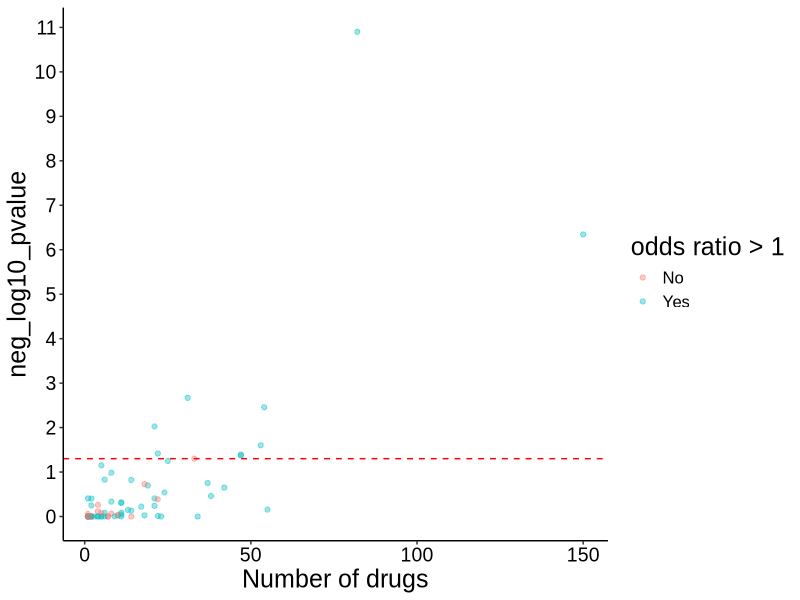
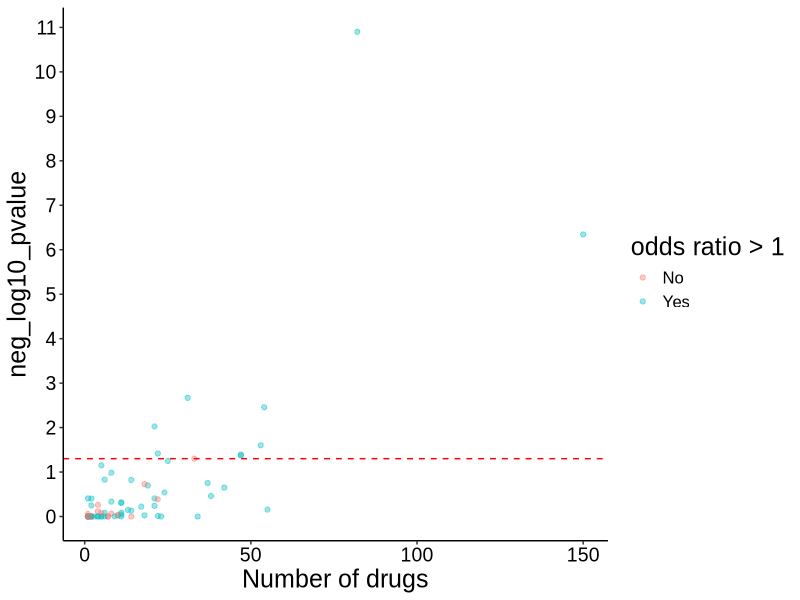
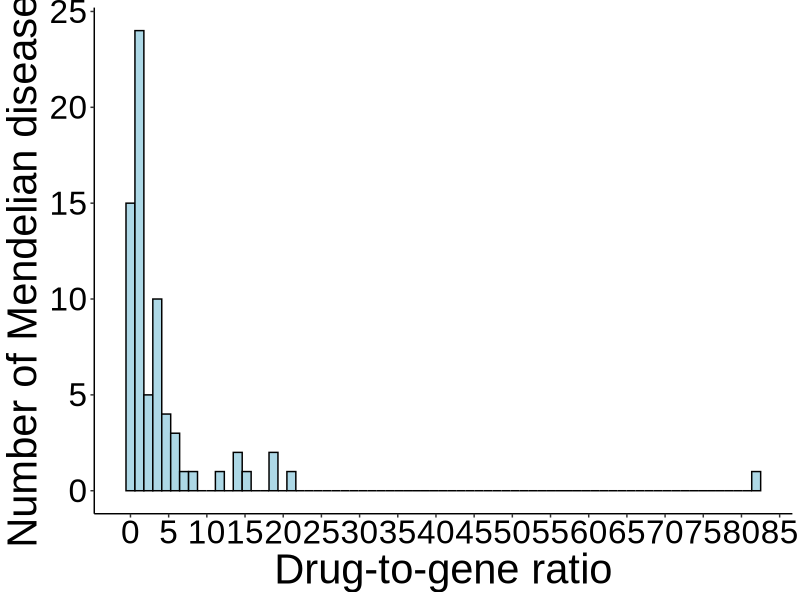
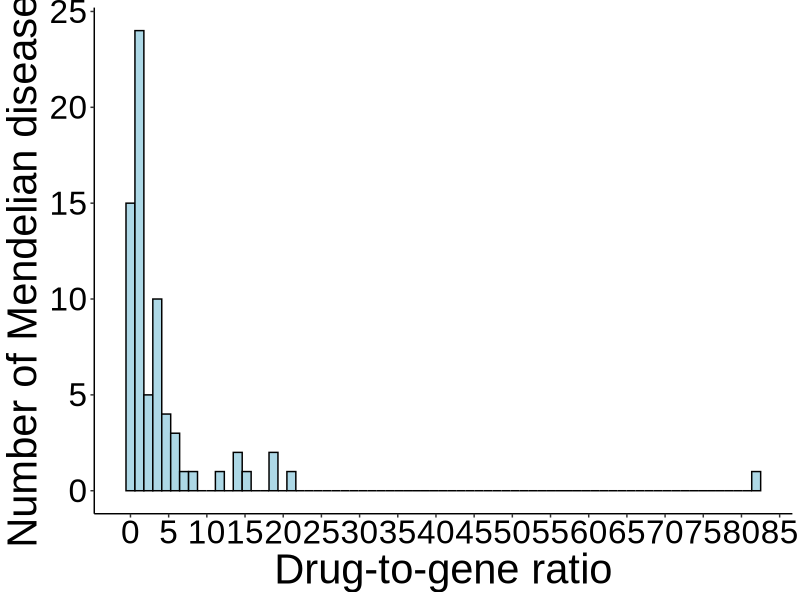
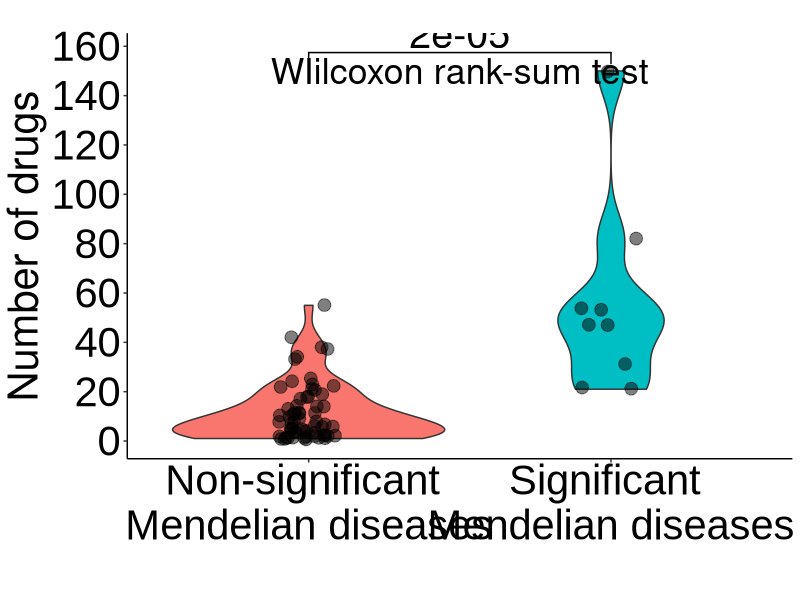
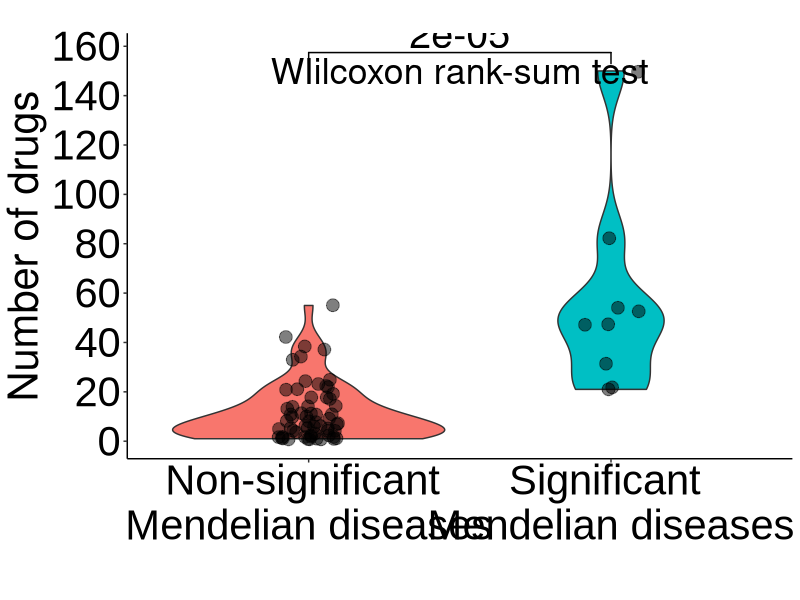

Write R code to recreate these figures, in order. (Note: a time limit stopped this script after it produced the figures.)
### This script implements the per Mendelian disease analysis ###

library(dplyr)
library(data.table)
library(ggplot2)
library(ggsignif)

## Set type for image compression based on operating system
## For macOS, X11 installation is required (link: https://www.xquartz.org/)
# if Windows OS
if (Sys.info()['sysname'] == "Windows") {
  type_compression = "windows"
} 
# if Linux
if (Sys.info()['sysname'] == "Linux") {
  type_compression = "windows"
}
# if macOS
if (Sys.info()['sysname'] == "Darwin") {
  type_compression = "cairo"
} 

## -- load data -- ##

# Mendelian - complex disease comorbidities
md_cd_comorbidities = fread("processed_data/md_cd_comorbidities.txt")
unique_cd = unique(md_cd_comorbidities$complex_disease)
unique_md = unique(md_cd_comorbidities$mendelian_disease)

# complex disease categories
complex_disease_categories = data.table::fread("processed_data/complex_disease_category.txt")
md_cd_comorbidities = left_join(md_cd_comorbidities, complex_disease_categories, by = "complex_disease")

# indicated/investigated drugs for the complex diseases
investigated_indicated_drugs = fread("processed_data/drugs_inv_ind_per_disease.txt")
investigated_indicated_drugs = reshape2::melt(investigated_indicated_drugs, "drugbank_id", colnames(investigated_indicated_drugs)[2:ncol(investigated_indicated_drugs)])
investigated_indicated_drugs = na.omit(investigated_indicated_drugs) ; rownames(investigated_indicated_drugs) = NULL
investigated_indicated_drugs = investigated_indicated_drugs %>%
  dplyr::select(drugbank_id, complex_disease = variable) %>%
  distinct()

# Mendelian disease causal genes
md_genes = data.table::fread("processed_data/md_genes.txt")

# drug - targets
db_drug_targets = fread("processed_data/drugbank_all_drugs_known_targets.txt") %>%
  dplyr::select(db_id, drug_target) %>% 
  distinct()

# number of gene-targets per drug
drugs_nr_targets = fread("processed_data/drugbank_all_drugs_known_targets.txt") %>%
  dplyr::select(db_id, drug_target) %>%
  distinct() %>%
  group_by(db_id) %>% 
  mutate(total_targets = length(drug_target)) %>%
  dplyr::select(db_id, total_targets) %>% 
  ungroup() %>%
  distinct()

## -- find drugs targeting each Mendelian disease genes -- ##

# empty list - each element is a mendelian disease
md_comorbidities = list()
for (md in unique_md) {
  md_comorbidities[[md]] = md_cd_comorbidities %>% filter(mendelian_disease == md) %>% dplyr::select(-comorbidity)
} ; rm(md)

# annotate with Mendelian disease genes
for (i in 1:length(md_comorbidities)) {
  
  # add Mendelian disease genes
  md_comorbidities[[i]] = left_join(md_comorbidities[[i]], md_genes, by = "mendelian_disease")
  md_comorbidities[[i]] = md_comorbidities[[i]] %>% 
    dplyr::select(complex_disease, disease_category, md_gene = causal_gene) %>%
    distinct()
  
  # add drugs targeting the Mendelian disease genes
  md_comorbidities[[i]] = left_join(md_comorbidities[[i]], db_drug_targets, by = c("md_gene" = "drug_target"))
  if (sum(is.na(md_comorbidities[[i]]$db_id)) != 0) {
    md_comorbidities[[i]] = md_comorbidities[[i]][-which(is.na(md_comorbidities[[i]]$db_id)), ] ; rownames(md_comorbidities[[i]]) = NULL
  }
  
  # keep needed columns
  md_comorbidities[[i]] = md_comorbidities[[i]] %>% 
    dplyr::select(complex_disease, disease_category, db_id) %>%
    distinct()
  
  cat(i, "\n")
} ; rm(i)

### NOTE: 19 Mendelian diseases are causally associated with genes NOT targeted by any existing drug with know drug targets
###       Therefore, we remove them from the downstream analysis
md_comorbidities = md_comorbidities[lapply(md_comorbidities, nrow) > 0] # 71 Mendelian diseases remain

## -- logistic regression per Mendelian disease -- ##

# create list of logistic regression inputs for each Mendelian disease
log_reg_input = vector("list", length = length(md_comorbidities))
names(log_reg_input) = names(md_comorbidities)

for (i in 1:length(md_comorbidities)) {
  
  # if drugs are recommended for repurposing...
  if (nrow(md_comorbidities[[i]]) != 0) {
    
    ## candidate drugs
    candidate_drugs_temp = unique(md_comorbidities[[i]]$db_id)
    
    ## complex diseases that these drugs are recommended for repurposing
    complex_diseases_temp = unique(md_comorbidities[[i]]$complex_disease)
    
    ## complex diseases these drugs are indicated/investigated
    # not all drugs will be indicated/investigated for a disease --> keep this in mind when you build the logistic regression input data frame
    ind_inv_temp = investigated_indicated_drugs %>%
      filter(drugbank_id %in% candidate_drugs_temp) %>%
      mutate(indicated_investigated = 1)
    
    ## create logistic regression input
    
    # each row should be a drug-complex disease pair
    log_reg_input[[i]] = data.frame(drug = rep(candidate_drugs_temp, each = length(unique_cd)))
    
    # add complex diseases
    log_reg_input[[i]]$disease = unique_cd

    # add disease category
    log_reg_input[[i]] = left_join(log_reg_input[[i]], complex_disease_categories, by = c("disease" = "complex_disease"))
    
    # add number of targets
    log_reg_input[[i]] = left_join(log_reg_input[[i]], drugs_nr_targets, by = c("drug" = "db_id"))
    
    # add indicated/investigated drugs
    log_reg_input[[i]] = left_join(log_reg_input[[i]], ind_inv_temp, by = c("drug" = "drugbank_id", "disease" = "complex_disease"))
    log_reg_input[[i]]$indicated_investigated = ifelse(is.na(log_reg_input[[i]]$indicated_investigated), 0, 1)
    
    # add drug candidates information
    log_reg_input[[i]]$recommended = ifelse(log_reg_input[[i]]$disease %in% complex_diseases_temp, 1, 0)
  }
  
  ## track progress
  cat(i, "\n")
} ; rm(i, candidate_drugs_temp, complex_diseases_temp, ind_inv_temp)

## run logistic regression
log_reg_results = vector("list", length = length(log_reg_input))
names(log_reg_results) = names(log_reg_input)

for (i in 1:length(log_reg_input)) {
  
  # run logistic regression
  glm_fits_temp = glm(indicated_investigated ~  disease_category + total_targets + recommended, 
                      data = log_reg_input[[i]], 
                      family = binomial())
  log_summary_temp = summary(glm_fits_temp)$coefficients
  
  # populate list
  log_reg_results[[i]] = log_summary_temp
    
  ## track progress
  cat(i, "\n")
} ; rm(i, glm_fits_temp, log_summary_temp)

## create a data frame with the results of logistic regression for each Mendelian disease
log_reg_results_summary = data.frame(mendelian_disease = names(md_comorbidities), beta = NA, pvalue = NA)

for (i in 1:length(log_reg_results)){
  
  log_reg_results[[i]] = data.frame(log_reg_results[[i]])
  log_reg_results_summary[i, "beta"] = log_reg_results[[i]]["recommended", "Estimate"]
  log_reg_results_summary[i, "pvalue"] = log_reg_results[[i]]["recommended", "Pr...z.."]
  
} ; rm(i)

log_reg_results_summary = log_reg_results_summary %>% 
  arrange(pvalue)
log_reg_results_summary %>% filter(pvalue < 0.05) %>% nrow() # 9 significant Mendelian diseases at a nominal level (p<0.05)

## -- annotate each Mendelian disease with number of complex disease comorbidities and number of drugs targeting its associated genes -- ##

## number of comorbidities per Mendelian disease
md_nr_comorbidities = md_cd_comorbidities %>%
  dplyr::select(mendelian_disease, complex_disease) %>%
  group_by(mendelian_disease) %>%
  mutate(nr_comorbidities = length(complex_disease)) %>%
  ungroup() %>%
  dplyr::select(mendelian_disease, nr_comorbidities) %>%
  distinct()
log_reg_results_summary = left_join(log_reg_results_summary, md_nr_comorbidities, by = "mendelian_disease")

## number of drugs targeting the genes associated with each Mendelian disease
md_genes_drugs = left_join(md_genes, db_drug_targets, by = c("causal_gene" = "drug_target"))
md_genes_drugs = na.omit(md_genes_drugs) ; rownames(md_genes_drugs) = NULL
md_genes_drugs = md_genes_drugs %>%
  group_by(mendelian_disease) %>% 
  mutate(nr_drugs = length(db_id)) %>%
  ungroup() %>%
  dplyr::select(mendelian_disease, nr_drugs) %>% 
  distinct()
log_reg_results_summary = left_join(log_reg_results_summary, md_genes_drugs, by = "mendelian_disease")

## -- visualizations -- ##
log_reg_results_summary = log_reg_results_summary %>% arrange(nr_comorbidities)
log_reg_results_summary$nr_comorbidities = factor(log_reg_results_summary$nr_comorbidities, levels = log_reg_results_summary$nr_comorbidities, labels = log_reg_results_summary$nr_comorbidities)
log_reg_results_summary$beta = ifelse(exp(log_reg_results_summary$beta) > 1, 1, 0)
log_reg_results_summary$beta = factor(log_reg_results_summary$beta, levels = c(0, 1), labels = c("No", "Yes"))

fig_s3 = ggplot(log_reg_results_summary, aes(x = nr_drugs, y = -log10(pvalue))) +
  geom_point(alpha = 0.4, size = 1.5, aes(color = beta)) +
  # scale_x_discrete(breaks = seq(1, 61, 1)) +
  scale_y_continuous(breaks = seq(0, 11, 1)) +
  labs(color = "odds ratio > 1") +
  xlab("Number of drugs") +
  ylab("neg_log10_pvalue") +
  geom_hline(yintercept = -log10(0.05), linetype = "dashed", color = "red") +
  theme_classic() +
  theme(axis.text = element_text(size = 14, family = "Arial", color = "black"),
        axis.title = element_text(size = 18, family = "Arial", color = "black"),
        title = element_text(size = 18, family = "Arial", color = "black"), 
        legend.text = element_text(size = 12, family = "Arial", color = "black"))

fig_s3
ggsave(filename = "FigS3_per_MD_analysis_results.tiff", 
       path = "figures/",
       width = 7, height = 5, device = 'tiff',
       dpi = 700, compression = "lzw", type = type_compression)
dev.off()

# histogram drug-to-gene ratio per Mendelian disease
nr_genes_per_md = md_genes %>%
  group_by(mendelian_disease) %>%
  mutate(nr_genes = length(causal_gene)) %>%
  ungroup() %>%
  dplyr::select(mendelian_disease, nr_genes) %>%
  distinct()
log_reg_results_summary = left_join(log_reg_results_summary, nr_genes_per_md, by = "mendelian_disease")
log_reg_results_summary$drug_to_gene_ratio = log_reg_results_summary$nr_drugs / log_reg_results_summary$nr_genes

fig_3a = ggplot(log_reg_results_summary, aes(x = drug_to_gene_ratio)) +
  geom_histogram(color = "black", fill = "lightblue", bins = 71) +
  scale_x_continuous(breaks = seq(0, 95, 5)) +
  xlab("Drug-to-gene ratio") +
  ylab("Number of Mendelian diseases") +
  theme_classic() +
  theme(axis.text = element_text(size = 24, family = "Arial", color = "black"),
        axis.title = element_text(size = 30, family = "Arial", color = "black"))

fig_3a
ggsave(filename = "Fig3A_drug_to_gene_ratio_per_MD.tiff", 
       path = "figures/",
       width = 12, height = 8, device = 'tiff',
       dpi = 700, compression = "lzw", type = type_compression)
dev.off()

# number of drugs - rank sum test
log_reg_results_summary$sig = ifelse(log_reg_results_summary$pvalue < 0.05, 1, 0)
log_reg_results_summary$sig = factor(log_reg_results_summary$sig, levels = c(0, 1), labels = c("Non-significant \nMendelian diseases", "Significant \nMendelian diseases"))
fig_3b = ggplot(log_reg_results_summary, aes(y = nr_drugs, x = sig, fill = sig)) +
  geom_violin() +
  geom_jitter(width = 0.1, alpha = 0.5, size = 4) +
  xlab("") +
  ylab("Number of drugs") +
  labs(title = "") +
  scale_y_continuous(breaks = seq(0, 170, 20)) +
  theme_classic() +
  geom_signif(comparisons = list(c("Non-significant \nMendelian diseases", "Significant \nMendelian diseases")),   
              map_signif_level = FALSE, textsize = 10) +
  annotate(geom = "text", x = 1.5, y = 150, label = "WIilcoxon rank-sum test", size = 9) +
  theme(axis.text = element_text(size = 30, family = "Arial", color = "black"),
        axis.title = element_text(size = 30),
        legend.position = "none")

fig_3b
ggsave(filename = "Fig3B_rank_sum_test.tiff", 
       path = "figures/",
       width = 12, height = 12, device = 'tiff',
       dpi = 700, compression = "lzw", type = type_compression)
dev.off()

## -- observed vs permutations -- ##

## Now, that we have the signal that significant Mendelian diseases are targeted by a higher number of drugs compared to non-significant,
## we want to exclude the possibility that our significant results from the main analysis are due to the high number of drugs rather than the comorbidity information

# Mendelian - complex disease comorbidities
md_cd_comorbidities = md_cd_comorbidities %>% 
  dplyr::select(mendelian_disease, complex_disease) %>%
  arrange(mendelian_disease)

# drugs targeting md_genes
drugs_targeting_md_genes = left_join(md_genes, db_drug_targets, by = c("causal_gene" = "drug_target")) %>%
  na.omit() %>%
  dplyr::select(db_id) %>%
  distinct()

### -- observed -- ###

## create logistic regression input
# each row is a drug-complex disease pair
log_input_obs = data.frame(db_id = rep(drugs_targeting_md_genes$db_id, each = length(unique_cd)))

# add complex diseases
log_input_obs$complex_disease = unique_cd

# add disease category
log_input_obs = left_join(log_input_obs, complex_disease_categories, by = "complex_disease")

# add candidate drugs information
x = left_join(md_cd_comorbidities, md_genes, by = "mendelian_disease")
x = na.omit(x) ; rownames(x) = NULL
x = x %>% dplyr::select(complex_disease, causal_gene) %>% distinct
x = left_join(x, db_drug_targets, by = c("causal_gene" = "drug_target"))
x = na.omit(x) ; rownames(x) = NULL
x = x %>% dplyr::select(-causal_gene) %>% distinct()
x$recommended = 1
log_input_obs = left_join(log_input_obs, x, by = c("complex_disease", "db_id"))
log_input_obs$recommended = ifelse(is.na(log_input_obs$recommended), 0, 1)

# number of drug targets
log_input_obs = left_join(log_input_obs, drugs_nr_targets, by = c("db_id" = "db_id"))

# add investigated/indicated drugs
investigated_indicated_drugs$indicated_investigated = 1
log_input_obs = left_join(log_input_obs, investigated_indicated_drugs, by = c("db_id" = "drugbank_id", "complex_disease" = "complex_disease"))
log_input_obs$indicated_investigated = ifelse(is.na(log_input_obs$indicated_investigated), 0, 1)

# logistic regression
glm_fit_obs = glm(indicated_investigated ~ total_targets + disease_category + recommended,
                  data = log_input_obs, 
                  family = binomial())
log_reg_summary_obs = summary(glm_fit_obs)$coefficients
or_obs = exp(log_reg_summary_obs[8, 1])
pvalue_obs = log_reg_summary_obs[8, 4]

## -- permutations -- ##

## NOTE: in this permutation analysis, we shuffle the drugs targeting each Mendelian disease.
## This is equivalent to shuffling the rows of drugs in our logistic regression input

## create logistic regression input
# each row is a drug-complex disease pair
log_input_perm = data.frame(db_id = rep(drugs_targeting_md_genes$db_id, each = length(unique_cd)))

# add complex diseases
log_input_perm$complex_disease = unique_cd

# add disease category
log_input_perm = left_join(log_input_perm, complex_disease_categories, by = "complex_disease")

# add candidate drugs information
x = left_join(md_cd_comorbidities, md_genes, by = "mendelian_disease")
x = na.omit(x) ; rownames(x) = NULL
x = x %>% dplyr::select(complex_disease, causal_gene) %>% distinct
x = left_join(x, db_drug_targets, by = c("causal_gene" = "drug_target"))
x = na.omit(x) ; rownames(x) = NULL
x = x %>% dplyr::select(-causal_gene) %>% distinct()
x$recommended = 1
log_input_perm = left_join(log_input_perm, x, by = c("complex_disease", "db_id"))
log_input_perm$recommended = ifelse(is.na(log_input_perm$recommended), 0, 1)

## perform permutation analysis 
# empty data frame to populate with permutation results
log_reg_results_permutation = data.frame(permutation = NA,
                                         odds_ratio = NA,
                                         pvalue = NA)

for (permutation in 1:1000) {
  
  # shuffle the drugs
  drugs_original = unique(log_input_perm$db_id)
  drugs_shuffled = sample(drugs_original, replace = FALSE)
  log_input_perm_temp = log_input_perm
  log_input_perm_temp$db_id = rep(drugs_shuffled, each = 65)
  
  # add number of drug targets
  log_input_perm_temp = left_join(log_input_perm_temp, drugs_nr_targets, by = c("db_id" = "db_id"))
  
  # add investigated/indicated drugs
  log_input_perm_temp = left_join(log_input_perm_temp, investigated_indicated_drugs, by = c("db_id" = "drugbank_id", "complex_disease" = "complex_disease"))
  log_input_perm_temp$indicated_investigated = ifelse(is.na(log_input_perm_temp$indicated_investigated), 0, 1)
  
  # run logistic regression
  glm_fit_perm_temp = glm(indicated_investigated ~ total_targets + disease_category + recommended,
                          data = log_input_perm_temp, 
                          family = binomial())
  log_reg_summary_temp = summary(glm_fit_perm_temp)$coefficients
  
  # populate the results data frame
  log_reg_results_permutation[permutation, "permutation"] = permutation
  log_reg_results_permutation[permutation, "odds_ratio"] = exp(log_reg_summary_temp[8, 1])
  log_reg_results_permutation[permutation, "pvalue"] = log_reg_summary_temp[8, 4]

  ## track progress
  cat(permutation, "\n")
}

## calculate p-value after permutations
perm_pvalue = sum(pvalue_obs >= log_reg_results_permutation$pvalue) / 1000 # 0.018 = 1.8%
sum(or_obs <= log_reg_results_permutation$odds_ratio) / 1000 # 0.014 = 1.4%

## visualizations of results
fig_3c = ggplot(log_reg_results_permutation, aes(x = odds_ratio)) +
  geom_histogram(color = "black", fill = "lightblue") +
  geom_vline(xintercept = or_obs, color = "red", linewidth = 0.8) +
  xlab("Odds ratio") +
  ylab("count") +
  scale_x_continuous(breaks = seq(0, 2.25, 0.25), limits = c(0.75, 2.25)) +
  annotate(geom = "text", x = 1.95, y = 145, label = paste0(sum(or_obs <= log_reg_results_permutation$odds_ratio) / 1000*100, "%"), size = 7, family = "Arial", color = "red", fontface = "bold") +
  theme_classic() +
  theme(axis.text = element_text(size = 20, family = "Arial", colour = "black"),
        axis.title = element_text(size = 22, family = "Arial", colour = "black"))

fig_3c
ggsave(filename = "Fig3C_permutations.tiff", 
       path = "figures/",
       width = 8, height = 6, device = 'tiff',
       dpi = 700, compression = "lzw", type = type_compression)
dev.off()
